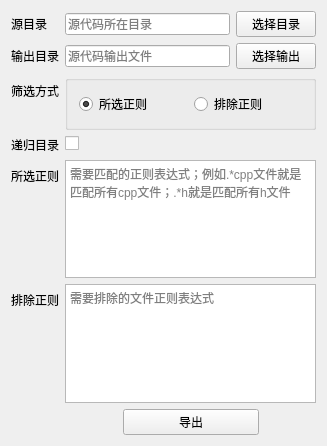
<?xml version="1.0" encoding="UTF-8"?>
<ui version="4.0">
 <class>ExportSourceClass</class>
 <widget class="QWidget" name="ExportSourceClass">
  <property name="geometry">
   <rect>
    <x>0</x>
    <y>0</y>
    <width>327</width>
    <height>446</height>
   </rect>
  </property>
  <property name="windowTitle">
   <string>ExportSource</string>
  </property>
  <layout class="QFormLayout" name="formLayout">
   <item row="0" column="0">
    <widget class="QLabel" name="label">
     <property name="text">
      <string>源目录</string>
     </property>
    </widget>
   </item>
   <item row="1" column="0">
    <widget class="QLabel" name="label_2">
     <property name="text">
      <string>输出目录</string>
     </property>
    </widget>
   </item>
   <item row="1" column="1">
    <layout class="QHBoxLayout" name="horizontalLayout_3">
     <item>
      <widget class="QLineEdit" name="outLineEdit">
       <property name="text">
        <string/>
       </property>
       <property name="placeholderText">
        <string>源代码输出文件</string>
       </property>
      </widget>
     </item>
     <item>
      <widget class="QPushButton" name="selOutDirBtn">
       <property name="text">
        <string>选择输出</string>
       </property>
      </widget>
     </item>
    </layout>
   </item>
   <item row="3" column="0">
    <widget class="QLabel" name="label_5">
     <property name="text">
      <string>筛选方式</string>
     </property>
    </widget>
   </item>
   <item row="3" column="1">
    <widget class="QGroupBox" name="groupBox">
     <property name="title">
      <string/>
     </property>
     <layout class="QHBoxLayout" name="horizontalLayout_2">
      <item>
       <widget class="QRadioButton" name="selRadioBtn">
        <property name="text">
         <string>所选正则</string>
        </property>
        <property name="checked">
         <bool>true</bool>
        </property>
       </widget>
      </item>
      <item>
       <widget class="QRadioButton" name="exceptRadioBtn">
        <property name="text">
         <string>排除正则</string>
        </property>
       </widget>
      </item>
     </layout>
    </widget>
   </item>
   <item row="4" column="0">
    <widget class="QLabel" name="label_6">
     <property name="text">
      <string>递归目录</string>
     </property>
    </widget>
   </item>
   <item row="4" column="1">
    <widget class="QCheckBox" name="recursionCheckBox">
     <property name="text">
      <string/>
     </property>
    </widget>
   </item>
   <item row="5" column="0">
    <widget class="QLabel" name="label_3">
     <property name="text">
      <string>所选正则</string>
     </property>
    </widget>
   </item>
   <item row="5" column="1">
    <widget class="QTextEdit" name="regSelTextEdit">
     <property name="html">
      <string>&lt;!DOCTYPE HTML PUBLIC &quot;-//W3C//DTD HTML 4.0//EN&quot; &quot;http://www.w3.org/TR/REC-html40/strict.dtd&quot;&gt;
&lt;html&gt;&lt;head&gt;&lt;meta name=&quot;qrichtext&quot; content=&quot;1&quot; /&gt;&lt;meta charset=&quot;utf-8&quot; /&gt;&lt;style type=&quot;text/css&quot;&gt;
p, li { white-space: pre-wrap; }
hr { height: 1px; border-width: 0; }
&lt;/style&gt;&lt;/head&gt;&lt;body style=&quot; font-family:'Microsoft YaHei UI'; font-size:9pt; font-weight:400; font-style:normal;&quot;&gt;
&lt;p style=&quot;-qt-paragraph-type:empty; margin-top:0px; margin-bottom:0px; margin-left:0px; margin-right:0px; -qt-block-indent:0; text-indent:0px;&quot;&gt;&lt;br /&gt;&lt;/p&gt;&lt;/body&gt;&lt;/html&gt;</string>
     </property>
     <property name="placeholderText">
      <string>需要匹配的正则表达式；例如.*cpp文件就是匹配所有cpp文件；.*h就是匹配所有h文件</string>
     </property>
    </widget>
   </item>
   <item row="6" column="0">
    <widget class="QLabel" name="label_4">
     <property name="text">
      <string>排除正则</string>
     </property>
    </widget>
   </item>
   <item row="6" column="1">
    <widget class="QTextEdit" name="exceptRegTextEdit">
     <property name="placeholderText">
      <string>需要排除的文件正则表达式</string>
     </property>
    </widget>
   </item>
   <item row="8" column="1">
    <layout class="QHBoxLayout" name="horizontalLayout">
     <item>
      <spacer name="horizontalSpacer_2">
       <property name="orientation">
        <enum>Qt::Horizontal</enum>
       </property>
       <property name="sizeHint" stdset="0">
        <size>
         <width>40</width>
         <height>20</height>
        </size>
       </property>
      </spacer>
     </item>
     <item>
      <widget class="QPushButton" name="executeBtn">
       <property name="minimumSize">
        <size>
         <width>136</width>
         <height>0</height>
        </size>
       </property>
       <property name="maximumSize">
        <size>
         <width>192</width>
         <height>16777215</height>
        </size>
       </property>
       <property name="text">
        <string>导出</string>
       </property>
      </widget>
     </item>
     <item>
      <spacer name="horizontalSpacer">
       <property name="orientation">
        <enum>Qt::Horizontal</enum>
       </property>
       <property name="sizeHint" stdset="0">
        <size>
         <width>40</width>
         <height>20</height>
        </size>
       </property>
      </spacer>
     </item>
    </layout>
   </item>
   <item row="0" column="1">
    <layout class="QHBoxLayout" name="horizontalLayout_5">
     <item>
      <widget class="QLineEdit" name="sourceLineEdit">
       <property name="text">
        <string/>
       </property>
       <property name="placeholderText">
        <string>源代码所在目录</string>
       </property>
      </widget>
     </item>
     <item>
      <widget class="QPushButton" name="selSourceDirBtn">
       <property name="text">
        <string>选择目录</string>
       </property>
      </widget>
     </item>
    </layout>
   </item>
  </layout>
 </widget>
 <layoutdefault spacing="6" margin="11"/>
 <resources>
  <include location="ExportSource.qrc"/>
 </resources>
 <connections/>
</ui>
